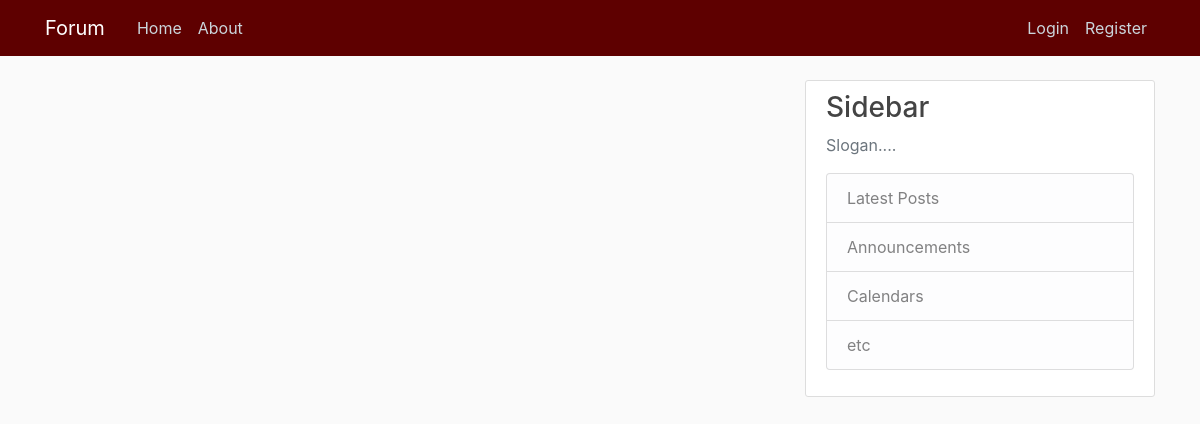
The app's page /, older data.
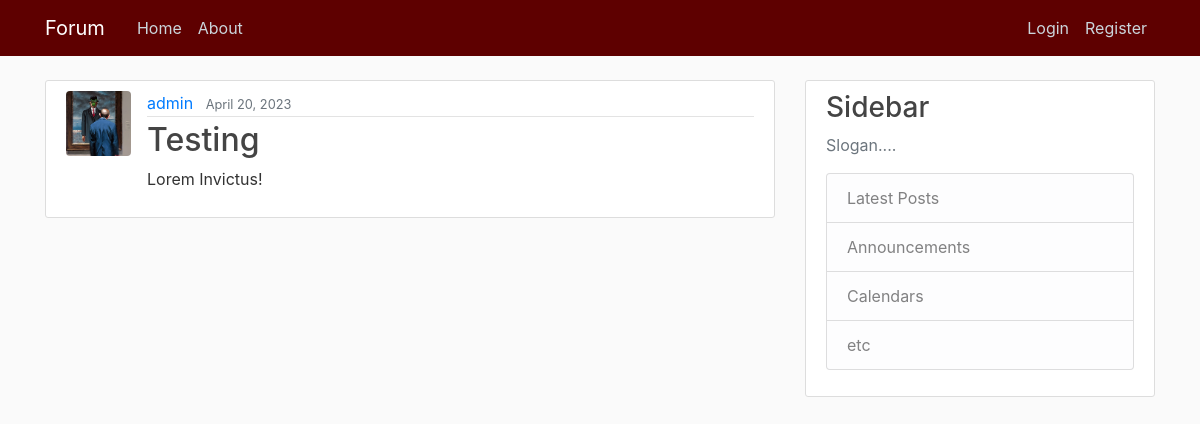
The same page, newer data.
### blog/models.py (models this page shows, shortened)
class Post(models.Model):
    title = models.CharField(max_length=150)                    # Title field for 150 characters
    content = models.TextField()                                # Text field
    date_posted = models.DateTimeField(default=timezone.now)    # Time Stamp for the defaults Time Zone
    author = models.ForeignKey(User, on_delete=models.CASCADE)  # User if User gets delete, so are its Posts

### users/models.py (models this page shows, shortened)
class Profile(models.Model):
    user = models.OneToOneField(User, on_delete=models.CASCADE)
    image = models.ImageField(default='default.png' or 'default_a', upload_to='profile_img')

### blog/views.py (the view)
# urls.py: path('', PostListView.as_view(), name='blog-home'),
class PostListView(ListView):
    model = Post
    template_name = 'blog/home.html'
    context_object_name = 'posts'
    ordering = ['-date_posted']

### blog/templates/blog/home.html
{% extends "blog/base.html" %}
{% block content %}
    {% for post in posts %}
        <article class="media content-section">
          <img class="rounded img-frame" src="{{ post.author.profile.image.url }}" alt="">
          <div class="media-body">
            <div class="article-metadata">
              <a class="mr-2" href="#">{{ post.author }}</a>
              <small class="text-muted">{{ post.date_posted|date:"N d, Y" }}</small>
            </div>
            <h2><a class="article-title" href="{% url 'post-detail' post.id %}">{{ post.title }}</a></h2>
            <p class="article-content">{{ post.content }}</p>
          </div>
        </article>
    {% endfor %}
{% endblock %}

Row changes from the older to the newer data that the page shows:
added Post: author.profile.image (placeholder picture), author "admin", date_posted "April 20, 2023", title "Testing", content "Lorem Invictus!"
